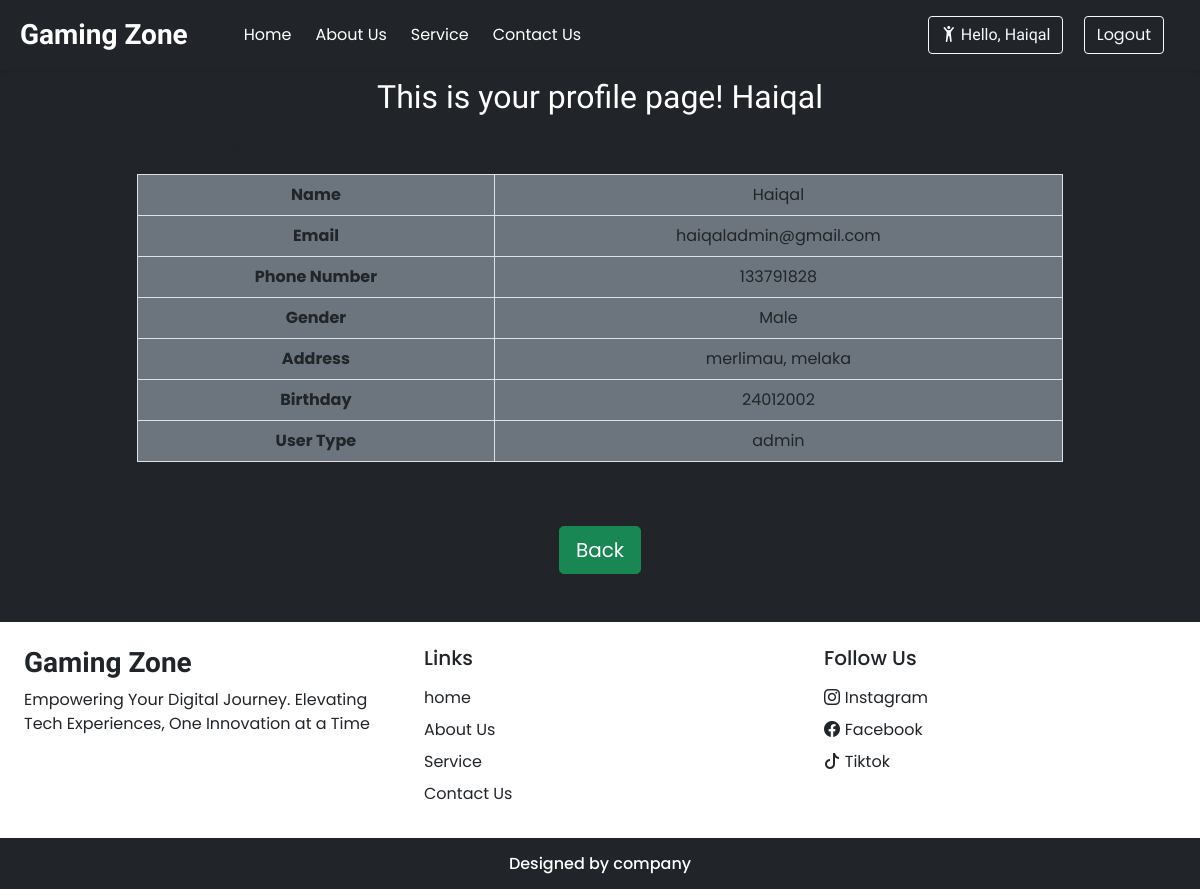
The page /userdetail.php?name=Haiqal (signed in) on the database its author committed.
### tables this page shows
CREATE TABLE `register` (
  `Id` int(11) NOT NULL,
  `name` varchar(50) NOT NULL,
  `email` varchar(50) NOT NULL,
  `phoneNumber` int(20) NOT NULL,
  `gender` varchar(10) NOT NULL,
  `address` varchar(100) NOT NULL,
  `birthday` int(50) NOT NULL,
  `password` varchar(100) NOT NULL,
  `confirmationPassword` varchar(100) NOT NULL,
  `userType` varchar(50) NOT NULL DEFAULT 'user'
);

### userdetail.php (the view, shortened to what this page needs)
<?php
require 'conf.php';
$name = $email = $phoneNumber = $gender = $address = $birthday = $userType = '';
if (isset($_GET['name'])) {
    $name = $_GET['name'];
    $sql = "SELECT * FROM register WHERE name='$name'";
    $result = mysqli_query($conn, $sql);
    if ($row = mysqli_fetch_array($result)) {
        $name = $row['name'];
        $email = $row['email'];
        $phoneNumber = $row['phoneNumber'];
        $gender = $row['gender'];
        $address = $row['address'];
        $birthday = $row['birthday'];
        $userType = $row['userType'];
    } else {
        echo 'No user found!';
        return;
    }
} else {
    echo 'No user specified!';
    return;
}
?>
<?php require('inc/headerlogin.php'); ?>
<!DOCTYPE html>
<html lang="en">
<head>
  <link rel="stylesheet" href="https://cdn.jsdelivr.net/npm/swiper@11/swiper-bundle.min.css"/>
  <?php require ('inc/links.php');?>
</head>
<body class="bg-dark">
<div class="container">
  <div class="row justify-content-center">
    <div class="col-md-10 mb-5">
    <h2 class="text-center p-2 text-white h-font">This is your profile page! <td><?=$name;?></td> </h2>
      <h3>Your detail : </h3>
      <table class="table table-bordered bordered-dark bg-secondary text-dark text-center" width="500px">
      <tr>
        <th>Name </th>
        <td><?=$name;?></td>
      </tr>
      <tr>
        <th>Email </th>
        <td><?= $email; ?></td>
      </tr>
      <tr>
        <th>Phone Number </th>
        <td><?= $phoneNumber; ?></td>
      </tr>
      <tr>
        <th>Gender </th>
        <td><?= $gender; ?></td>
      </tr>
      <tr>
        <th>Address </th>
        <td><?= $address; ?></td>
      </tr>
      <tr>
        <th>Birthday </th>
        <td><?= $birthday; ?></td>
      </tr>
      <tr>
        <th>User Type </th>
        <td><?= $userType; ?></td>
      </tr>
    </table>
      </div>
      <div class="form-group text-center">
      <a href="gzlogin.php" class="btn btn-success btn-lg btn-block">Back</a>
      </div>
    </div>
  </div>
<?php require('inc/footerlogin.php');?>
</body>
</html>

### css/common.css (style rules this page uses)
:root { --teal: #2ec1ac; --teal_hover: #279e8c; }
* { font-family: 'Poppins', sans-serif; }
.h-font { font-family: 'Merienda', cursive; }

### rows shown on the page
register: name "Haiqal", email "haiqaladmin@gmail.com", phoneNumber "133791828", gender "Male", address "merlimau, melaka", birthday "24012002", userType "admin"

### other values the page prints
$_SESSION["name"] "Haiqal"
